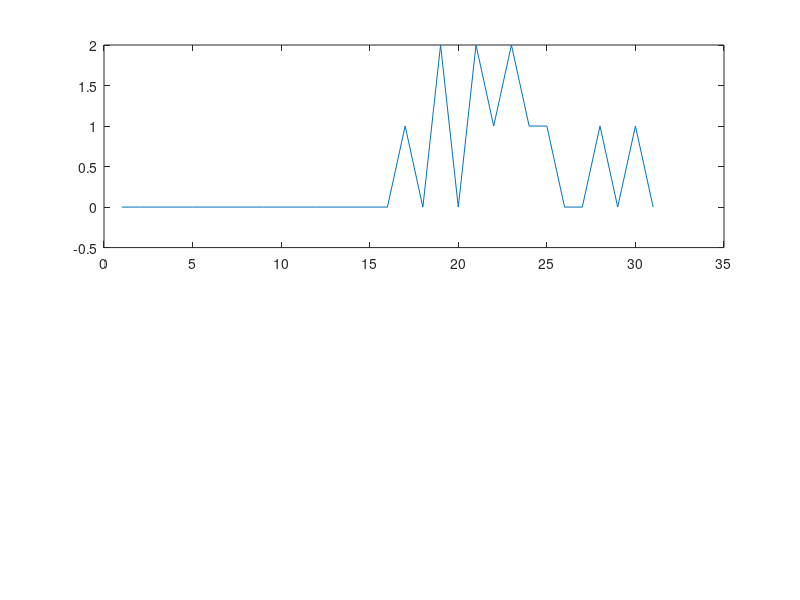

Write the MATLAB code that produced this figure. (Note: this script raises an error after producing the figure.)
r = [0 0 0 1 0 1 0 1 1 1 0 0 0 0 1 0]; 
m = [1 0 1]; 
tic();
x1 = xcorr(r, m);
toc()
subplot(2,1,1);
plot (x1)
x = fast_correl(r,m);
subplot(2,1,2);
plot (x)

for i=1:length(r)
  if (x(i)>1.5)
    r(i+3 : i+10)
    break;
  end
end